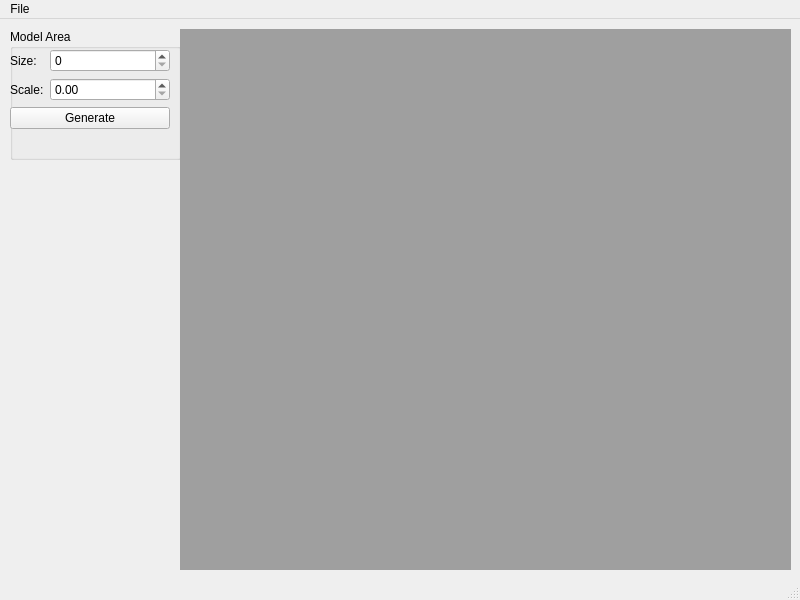
<?xml version="1.0" encoding="UTF-8"?>
<ui version="4.0">
 <class>cmainguiClass</class>
 <widget class="QMainWindow" name="cmainguiClass">
  <property name="geometry">
   <rect>
    <x>0</x>
    <y>0</y>
    <width>800</width>
    <height>600</height>
   </rect>
  </property>
  <property name="windowTitle">
   <string>MainWindow</string>
  </property>
  <widget class="QWidget" name="centralwidget">
   <widget class="QGroupBox" name="groupBox">
    <property name="geometry">
     <rect>
      <x>10</x>
      <y>10</y>
      <width>171</width>
      <height>131</height>
     </rect>
    </property>
    <property name="title">
     <string>Model Area</string>
    </property>
    <widget class="QWidget" name="formLayoutWidget">
     <property name="geometry">
      <rect>
       <x>0</x>
       <y>20</y>
       <width>160</width>
       <height>101</height>
      </rect>
     </property>
     <layout class="QFormLayout" name="formLayout">
      <property name="fieldGrowthPolicy">
       <enum>QFormLayout::AllNonFixedFieldsGrow</enum>
      </property>
      <item row="0" column="1">
       <widget class="QSpinBox" name="spinModelSize"/>
      </item>
      <item row="1" column="0">
       <widget class="QLabel" name="label_2">
        <property name="text">
         <string>Scale:</string>
        </property>
       </widget>
      </item>
      <item row="1" column="1">
       <widget class="QDoubleSpinBox" name="spinModelScale"/>
      </item>
      <item row="2" column="0" colspan="2">
       <widget class="QPushButton" name="btnModelArea">
        <property name="text">
         <string>Generate</string>
        </property>
       </widget>
      </item>
      <item row="0" column="0">
       <widget class="QLabel" name="label">
        <property name="text">
         <string>Size:</string>
        </property>
       </widget>
      </item>
     </layout>
    </widget>
   </widget>
   <widget class="QMdiArea" name="mdiArea">
    <property name="geometry">
     <rect>
      <x>180</x>
      <y>10</y>
      <width>611</width>
      <height>541</height>
     </rect>
    </property>
   </widget>
  </widget>
  <widget class="QMenuBar" name="menubar">
   <property name="geometry">
    <rect>
     <x>0</x>
     <y>0</y>
     <width>800</width>
     <height>22</height>
    </rect>
   </property>
   <widget class="QMenu" name="menuFIle">
    <property name="title">
     <string>File</string>
    </property>
    <addaction name="actionNew_Model"/>
    <addaction name="actionOpen"/>
   </widget>
   <addaction name="menuFIle"/>
  </widget>
  <widget class="QStatusBar" name="statusbar"/>
  <action name="actionNew_Model">
   <property name="text">
    <string>New Model</string>
   </property>
  </action>
  <action name="actionOpen">
   <property name="text">
    <string>Open Model</string>
   </property>
  </action>
 </widget>
 <resources/>
 <connections/>
</ui>
